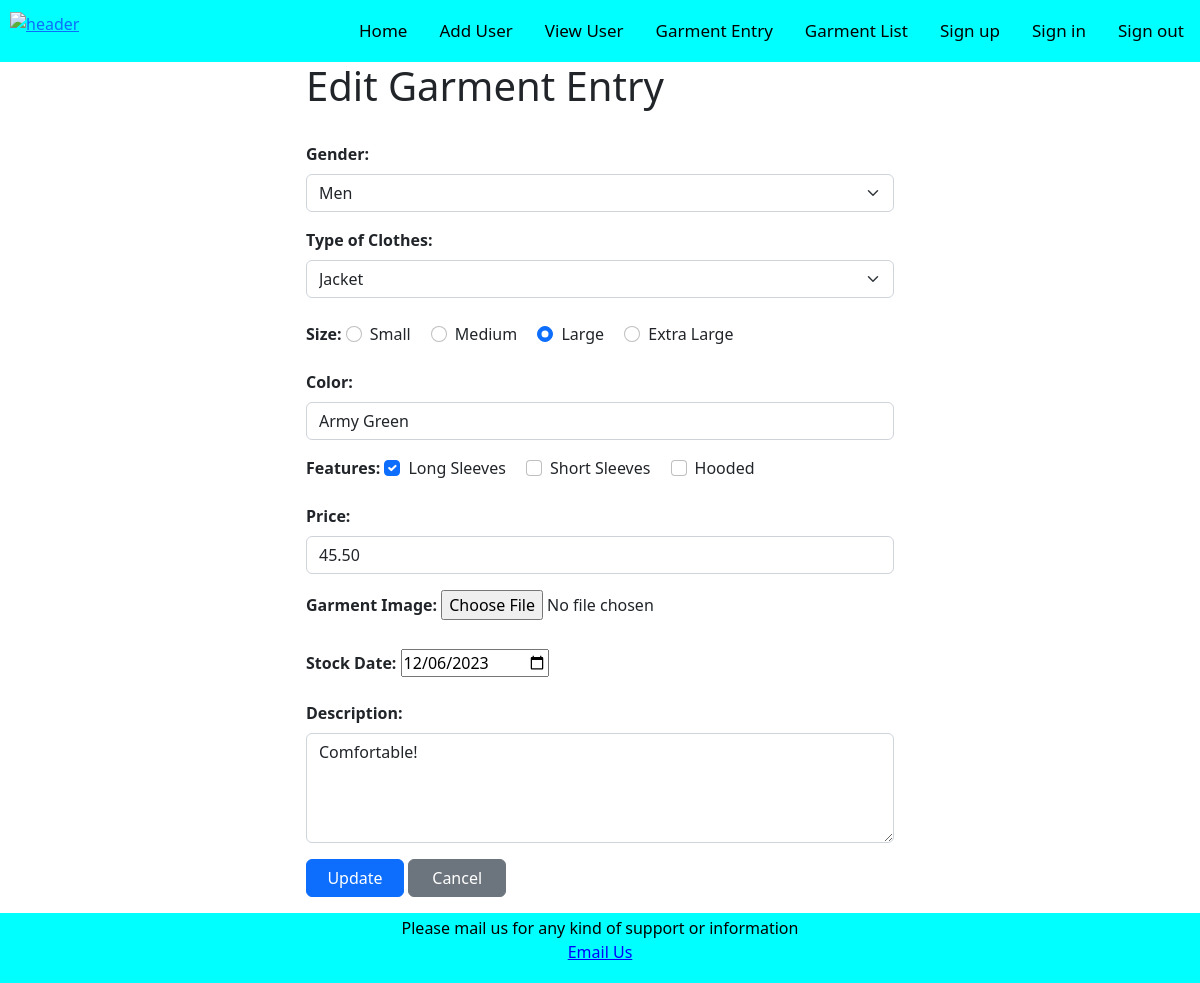
Screenshot of /edit.php?editId=33 (signed in) with the database file from the repository.
### tables this page shows
CREATE TABLE `clothes` (
  `id` int(11) NOT NULL AUTO_INCREMENT,
  `gender` varchar(255) NOT NULL,
  `clothes_type` varchar(255) NOT NULL,
  `size` varchar(20) NOT NULL,
  `color` varchar(255) NOT NULL,
  `description` text DEFAULT NULL,
  `price` decimal(10,2) NOT NULL,
  `feature` varchar(255) DEFAULT NULL,
  `add_by` varchar(100) DEFAULT NULL,
  `sdate` date DEFAULT NULL,
  `img_name` varchar(100) DEFAULT NULL,
  `img_name_path` varchar(100) DEFAULT NULL,
  PRIMARY KEY (`id`)
);

### includes/database.php (called while the page is built, shortened)
<?php
class database{
  private $servername = "localhost";
  private $username   = "root";
  private $password   = "";
  private $database   = "a2";
  public  $con;
  public function __construct()
  {
    $this->con = new mysqli($this->servername, $this->username,$this->password,$this->database);
  }
  public function displayRecordById($id)
  {
    $query = "SELECT * FROM clothes WHERE id = '$id'";
    $result = $this->con->query($query);
    if ($result->num_rows > 0) {
      $row = $result->fetch_assoc();
      return $row;
    }
  }
}
$appdb = new database();
?>

### edit.php (the view, shortened to what this page needs)
<?php
require_once("includes/database.php");
if(!empty($_GET['editId'])) {
    $editId = $_GET['editId'];
    $garment = $appdb->displayRecordById($editId);
    $feature=explode(",",$garment['feature']);
  }
?>
<?php require("includes\myheader.php");?>
      <section class="form-row row justify-content-center">
        <form class="form-horizontal col-md-6 col-md-offset-3" method="post" action="garment_edit.php" enctype="multipart/form-data">
          <h1>Edit Garment Entry</h1><br>
          <div class="mb-3">
            <label for="gender" class="form-label"><strong>Gender:</strong></label>
            <select id="gender" name="gender" class="form-select">
                <option value="men"
                <?php
                if($garment['gender']=="men"){
                    echo "selected='selected'";
                }
                ?>
                >Men</option>
            </select>
        </div>
        <div class="mb-3">
            <label for="clothes_type" class="form-label"><strong>Type of Clothes:</strong></label>
            <select id="clothes_type" name="clothes_type" class="form-select"  >
                <option value="Jacket"
                <?php
                if($garment['clothes_type']=="Jacket"){
                    echo "selected='selected'";
                }
                ?>
                >Jacket</option>
            </select><br>
            <div class="mb-3">
            <label class="form-label"><strong>Size:</strong></label>
            <div class="form-check form-check-inline">
                <input type="radio" id="small" name="size" value="small" class="form-check-input" required
                <?php
                if($garment['size']=="small"){
                    echo "checked";
                }
                ?>
                >
                <label for="small" class="form-check-label">Small</label>
            </div>
            <div class="form-check form-check-inline">
                <input type="radio" id="medium" name="size" value="medium" class="form-check-input" required
                <?php
                if($garment['size']=="medium"){
                    echo "checked";
                }
                ?>
                >
                <label for="medium" class="form-check-label">Medium</label>
            </div>
            <div class="form-check form-check-inline">
                <input type="radio" id="large" name="size" value="large" class="form-check-input" required
                <?php
                if($garment['size']=="large"){
                    echo "checked";
                }
                ?>
                >
                <label for="large" class="form-check-label">Large</label>
            </div>
            <div class="form-check form-check-inline">
                <input type="radio" id="extra_large" name="size" value="extra_large" class="form-check-input" required
                <?php
                if($garment['size']=="extra_large"){
                    echo "checked";
                }
                ?>
                >
                <label for="extra_large" class="form-check-label">Extra Large</label>
            </div>
        </div>
        <div class="mb-3">
            <label for="color" class="form-label"><strong>Color:</strong></label>
            <input type="text" id="color" name="color" value="<?php echo $garment['color']; ?>" class="form-control" placeholder="e.g., Red, Blue, Green">
        </div>
        <div class="mb-3">
            <label class="form-label"><strong>Features:</strong></label>
            <div class="form-check form-check-inline">
                <input type="checkbox" id="long_sleeves" name="features[]" value="Long Sleeves" class="form-check-input"
                <?php
                if(in_array("Long Sleeves",$feature)){
                    echo "checked";
                }
                ?>
                >
                <label for="long_sleeves" class="form-check-label">Long Sleeves</label>
            </div>
            <div class="form-check form-check-inline">
                <input type="checkbox" id="short_sleeves" name="features[]" value="Short Sleeves" class="form-check-input"
                <?php
                if(in_array("Short Sleeves",$feature)){
                    echo "checked";
                }
                ?>
                >
                <label for="short_sleeves" class="form-check-label">Short Sleeves</label>
            </div>
            <div class="form-check form-check-inline">
                <input type="checkbox" id="hooded" name="features[]" value="Hooded" class="form-check-input"
                <?php
                if(in_array("Hooded",$feature)){
                    echo "checked";
                }
                ?>
                >
                <label for="hooded" class="form-check-label">Hooded</label>
            </div>
        </div>
        <div class="mb-3">
            <label for="price" class="form-label"><strong>Price:</strong></label>
            <input type="number" id="price" name="price" value="<?php echo $garment['price']; ?>" class="form-control" placeholder="Enter the price" step="0.50" min="0">
        </div>
        <label class="form-label" for="customFile"><strong>Garment Image:</strong></label>
        <input type="file" name="garment_image">
        <div><br>
            <label for="stockdate"><strong>Stock Date:</strong></label>
            <input type="date" id="stockdate" name="stockdate" value="<?php echo $garment['sdate']; ?>" max="now()">
        </div><br>
        <div class="mb-3">
            <label for="description" class="form-label"><strong>Description:</strong></label>
            <textarea id="description" name="description" class="form-control" rows="4" placeholder="Enter a description" ><?php echo $garment['description'];?></textarea>
        </div>
            <input type="submit" class="btn btn-primary col-md-2 col-md-offset-10" value="Update">
            <a href="view.php"><button type="button" class="btn btn-secondary col-md-2 col-md-offset-10">Cancel</button></a>
	       </form>
</section>
<?php require("includes\myfooter.php");?>
  </body>
</html>

### css/styles.css (style rules this page uses)
body { margin: 15%; font-family: Arial, Helvetica, sans-serif; background-color: aqua; }

### rows the page displays
clothes: gender "Men", clothes_type "Jacket", size "☐ Small", size "☐ Medium", size "☑ Large", size "☐ Extra Large", color "Army Green", feature "☑", price "45.50", stockdate "12/06/2023", description "Comfortable!"
